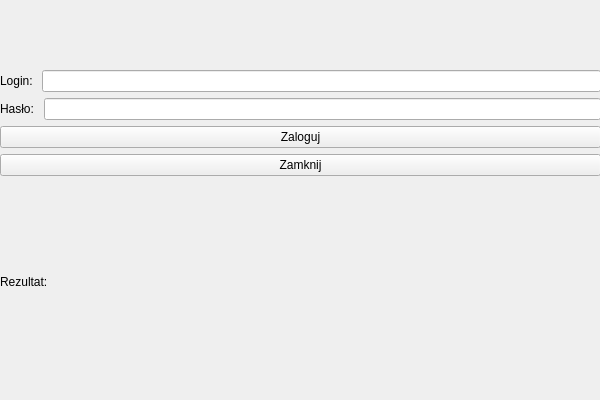
<?xml version="1.0" encoding="UTF-8"?>
<ui version="4.0">
 <class>LoginForm</class>
 <widget class="QWidget" name="LoginForm">
  <property name="geometry">
   <rect>
    <x>0</x>
    <y>0</y>
    <width>600</width>
    <height>400</height>
   </rect>
  </property>
  <property name="windowTitle">
   <string>Form</string>
  </property>
  <widget class="QWidget" name="verticalLayoutWidget">
   <property name="geometry">
    <rect>
     <x>0</x>
     <y>70</y>
     <width>601</width>
     <height>311</height>
    </rect>
   </property>
   <layout class="QVBoxLayout" name="verticalLayout_2">
    <item>
     <layout class="QHBoxLayout" name="horizontalLayout_3">
      <item>
       <widget class="QLabel" name="label_3">
        <property name="text">
         <string>Login: </string>
        </property>
       </widget>
      </item>
      <item>
       <widget class="QLineEdit" name="loginInput"/>
      </item>
     </layout>
    </item>
    <item>
     <layout class="QHBoxLayout" name="horizontalLayout_4">
      <item>
       <widget class="QLabel" name="label_4">
        <property name="text">
         <string>Hasło: </string>
        </property>
       </widget>
      </item>
      <item>
       <widget class="QLineEdit" name="passwordInput"/>
      </item>
     </layout>
    </item>
    <item>
     <layout class="QVBoxLayout" name="verticalLayout_4">
      <item>
       <widget class="QPushButton" name="loginButton">
        <property name="styleSheet">
         <string notr="true">QToolTip {
    border: 1px solid #76797C;
    background-color: #5A7566;
    color: white;
    padding: 0px;                /*remove padding, for fix combobox tooltip.*/
    opacity: 200;
}

QWidget {
    color: #eff0f1;
    background-color: #31363b;
    selection-background-color: #3daee9;
    selection-color: #eff0f1;
    background-clip: border;
    border-image: none;
    border: 0px transparent black;
    outline: 0;
}

QWidget:item:hover {
    background-color: #18465d;
    color: #eff0f1;
}

QWidget:item:selected {
    background-color: #18465d;
}

QCheckBox {
    spacing: 5px;
    outline: none;
    color: #eff0f1;
    margin-bottom: 2px;
}

QCheckBox:disabled {
    color: #76797C;
}

QCheckBox::indicator,
QGroupBox::indicator {
    width: 18px;
    height: 18px;
}

QGroupBox::indicator {
    margin-left: 2px;
}

QCheckBox::indicator:unchecked,
QGroupBox::indicator:unchecked {
    image: url(:/qss_icons/rc/checkbox_unchecked.png);
}

QCheckBox::indicator:unchecked:hover,
QCheckBox::indicator:unchecked:focus,
QCheckBox::indicator:unchecked:pressed,
QGroupBox::indicator:unchecked:hover,
QGroupBox::indicator:unchecked:focus,
QGroupBox::indicator:unchecked:pressed {
    border: none;
    image: url(:/qss_icons/rc/checkbox_unchecked_focus.png);
}

QCheckBox::indicator:checked,
QGroupBox::indicator:checked {
    image: url(:/qss_icons/rc/checkbox_checked.png);
}

QCheckBox::indicator:checked:hover,
QCheckBox::indicator:checked:focus,
QCheckBox::indicator:checked:pressed,
QGroupBox::indicator:checked:hover,
QGroupBox::indicator:checked:focus,
QGroupBox::indicator:checked:pressed {
    border: none;
    image: url(:/qss_icons/rc/checkbox_checked_focus.png);
}

QCheckBox::indicator:indeterminate {
    image: url(:/qss_icons/rc/checkbox_indeterminate.png);
}

QCheckBox::indicator:indeterminate:focus,
QCheckBox::indicator:indeterminate:hover,
QCheckBox::indicator:indeterminate:pressed {
    image: url(:/qss_icons/rc/checkbox_indeterminate_focus.png);
}

QCheckBox::indicator:checked:disabled,
QGroupBox::indicator:checked:disabled {
    image: url(:/qss_icons/rc/checkbox_checked_disabled.png);
}

QCheckBox::indicator:unchecked:disabled,
QGroupBox::indicator:unchecked:disabled {
    image: url(:/qss_icons/rc/checkbox_unchecked_disabled.png);
}

QRadioButton {
    spacing: 5px;
    outline: none;
    color: #eff0f1;
    margin-bottom: 2px;
}

QRadioButton:disabled {
    color: #76797C;
}

QRadioButton::indicator {
    width: 21px;
    height: 21px;
}

QRadioButton::indicator:unchecked {
    image: url(:/qss_icons/rc/radio_unchecked.png);
}

QRadioButton::indicator:unchecked:hover,
QRadioButton::indicator:unchecked:focus,
QRadioButton::indicator:unchecked:pressed {
    border: none;
    outline: none;
    image: url(:/qss_icons/rc/radio_unchecked_focus.png);
}

QRadioButton::indicator:checked {
    border: none;
    outline: none;
    image: url(:/qss_icons/rc/radio_checked.png);
}

QRadioButton::indicator:checked:hover,
QRadioButton::indicator:checked:focus,
QRadioButton::indicator:checked:pressed {
    border: none;
    outline: none;
    image: url(:/qss_icons/rc/radio_checked_focus.png);
}

QRadioButton::indicator:checked:disabled {
    outline: none;
    image: url(:/qss_icons/rc/radio_checked_disabled.png);
}

QRadioButton::indicator:unchecked:disabled {
    image: url(:/qss_icons/rc/radio_unchecked_disabled.png);
}

QMenuBar {
    background-color: #31363b;
    color: #eff0f1;
}

QMenuBar::item {
    background: transparent;
}

QMenuBar::item:selected {
    background: transparent;
    border: 1px solid #76797C;
}

QMenuBar::item:pressed {
    border: 1px solid #76797C;
    background-color: #3daee9;
    color: #eff0f1;
    margin-bottom: -1px;
    padding-bottom: 1px;
}

QMenu {
    border: 1px solid #76797C;
    color: #eff0f1;
    margin: 2px;
}

QMenu::icon {
    margin: 5px;
}

QMenu::item {
    padding: 5px 30px 5px 30px;
    border: 1px solid transparent;
    /* reserve space for selection border */
}

QMenu::item:selected {
    color: #eff0f1;
}

QMenu::separator {
    height: 2px;
    background: lightblue;
    margin-left: 10px;
    margin-right: 5px;
}

QMenu::indicator {
    width: 18px;
    height: 18px;
}


/* non-exclusive indicator = check box style indicator
   (see QActionGroup::setExclusive) */

QMenu::indicator:non-exclusive:unchecked {
    image: url(:/qss_icons/rc/checkbox_unchecked.png);
}

QMenu::indicator:non-exclusive:unchecked:selected {
    image: url(:/qss_icons/rc/checkbox_unchecked_disabled.png);
}

QMenu::indicator:non-exclusive:checked {
    image: url(:/qss_icons/rc/checkbox_checked.png);
}

QMenu::indicator:non-exclusive:checked:selected {
    image: url(:/qss_icons/rc/checkbox_checked_disabled.png);
}


/* exclusive indicator = radio button style indicator (see QActionGroup::setExclusive) */

QMenu::indicator:exclusive:unchecked {
    image: url(:/qss_icons/rc/radio_unchecked.png);
}

QMenu::indicator:exclusive:unchecked:selected {
    image: url(:/qss_icons/rc/radio_unchecked_disabled.png);
}

QMenu::indicator:exclusive:checked {
    image: url(:/qss_icons/rc/radio_checked.png);
}

QMenu::indicator:exclusive:checked:selected {
    image: url(:/qss_icons/rc/radio_checked_disabled.png);
}

QMenu::right-arrow {
    margin: 5px;
    image: url(:/qss_icons/rc/right_arrow.png)
}

QWidget:disabled {
    color: #454545;
    background-color: #31363b;
}

QAbstractItemView {
    alternate-background-color: #31363b;
    color: #eff0f1;
    border: 1px solid #3A3939;
    border-radius: 2px;
}

QWidget:focus,
QMenuBar:focus {
    border: 1px solid #3daee9;
}

QTabWidget:focus,
QCheckBox:focus,
QRadioButton:focus,
QSlider:focus {
    border: none;
}

QLineEdit {
    background-color: #232629;
    padding: 5px;
    border-style: solid;
    border: 1px solid #76797C;
    border-radius: 2px;
    color: #eff0f1;
}

QAbstractItemView QLineEdit {
    padding: 0;
}

QGroupBox {
    border: 1px solid #76797C;
    border-radius: 2px;
    margin-top: 20px;
}

QGroupBox::title {
    subcontrol-origin: margin;
    subcontrol-position: top center;
    padding-left: 10px;
    padding-right: 10px;
    padding-top: 10px;
}

QAbstractScrollArea {
    border-radius: 2px;
    border: 1px solid #76797C;
    background-color: transparent;
}

QScrollBar:horizontal {
    height: 15px;
    margin: 3px 15px 3px 15px;
    border: 1px transparent #2A2929;
    border-radius: 4px;
    background-color: #2A2929;
}

QScrollBar::handle:horizontal {
    background-color: #605F5F;
    min-width: 5px;
    border-radius: 4px;
}

QScrollBar::add-line:horizontal {
    margin: 0px 3px 0px 3px;
    border-image: url(:/qss_icons/rc/right_arrow_disabled.png);
    width: 10px;
    height: 10px;
    subcontrol-position: right;
    subcontrol-origin: margin;
}

QScrollBar::sub-line:horizontal {
    margin: 0px 3px 0px 3px;
    border-image: url(:/qss_icons/rc/left_arrow_disabled.png);
    height: 10px;
    width: 10px;
    subcontrol-position: left;
    subcontrol-origin: margin;
}

QScrollBar::add-line:horizontal:hover,
QScrollBar::add-line:horizontal:on {
    border-image: url(:/qss_icons/rc/right_arrow.png);
    height: 10px;
    width: 10px;
    subcontrol-position: right;
    subcontrol-origin: margin;
}

QScrollBar::sub-line:horizontal:hover,
QScrollBar::sub-line:horizontal:on {
    border-image: url(:/qss_icons/rc/left_arrow.png);
    height: 10px;
    width: 10px;
    subcontrol-position: left;
    subcontrol-origin: margin;
}

QScrollBar::up-arrow:horizontal,
QScrollBar::down-arrow:horizontal {
    background: none;
}

QScrollBar::add-page:horizontal,
QScrollBar::sub-page:horizontal {
    background: none;
}

QScrollBar:vertical {
    background-color: #2A2929;
    width: 15px;
    margin: 15px 3px 15px 3px;
    border: 1px transparent #2A2929;
    border-radius: 4px;
}

QScrollBar::handle:vertical {
    background-color: #605F5F;
    min-height: 5px;
    border-radius: 4px;
}

QScrollBar::sub-line:vertical {
    margin: 3px 0px 3px 0px;
    border-image: url(:/qss_icons/rc/up_arrow_disabled.png);
    height: 10px;
    width: 10px;
    subcontrol-position: top;
    subcontrol-origin: margin;
}

QScrollBar::add-line:vertical {
    margin: 3px 0px 3px 0px;
    border-image: url(:/qss_icons/rc/down_arrow_disabled.png);
    height: 10px;
    width: 10px;
    subcontrol-position: bottom;
    subcontrol-origin: margin;
}

QScrollBar::sub-line:vertical:hover,
QScrollBar::sub-line:vertical:on {
    border-image: url(:/qss_icons/rc/up_arrow.png);
    height: 10px;
    width: 10px;
    subcontrol-position: top;
    subcontrol-origin: margin;
}

QScrollBar::add-line:vertical:hover,
QScrollBar::add-line:vertical:on {
    border-image: url(:/qss_icons/rc/down_arrow.png);
    height: 10px;
    width: 10px;
    subcontrol-position: bottom;
    subcontrol-origin: margin;
}

QScrollBar::up-arrow:vertical,
QScrollBar::down-arrow:vertical {
    background: none;
}

QScrollBar::add-page:vertical,
QScrollBar::sub-page:vertical {
    background: none;
}

QTextEdit {
    background-color: #232629;
    color: #eff0f1;
    border: 1px solid #76797C;
}

QPlainTextEdit {
    background-color: #232629;
    ;
    color: #eff0f1;
    border-radius: 2px;
    border: 1px solid #76797C;
}

QHeaderView::section {
    background-color: #76797C;
    color: #eff0f1;
    padding: 5px;
    border: 1px solid #76797C;
}

QSizeGrip {
    image: url(:/qss_icons/rc/sizegrip.png);
    width: 12px;
    height: 12px;
}

QMainWindow::separator {
    background-color: #31363b;
    color: white;
    padding-left: 4px;
    spacing: 2px;
    border: 1px dashed #76797C;
}

QMainWindow::separator:hover {
    background-color: #787876;
    color: white;
    padding-left: 4px;
    border: 1px solid #76797C;
    spacing: 2px;
}

QMenu::separator {
    height: 1px;
    background-color: #76797C;
    color: white;
    padding-left: 4px;
    margin-left: 10px;
    margin-right: 5px;
}

QFrame {
    border-radius: 2px;
    border: 1px solid #76797C;
}

QFrame[frameShape=&quot;0&quot;] {
    border-radius: 2px;
    border: 1px transparent #76797C;
}

QStackedWidget {
    border: 1px transparent black;
}

QToolBar {
    border: 1px transparent #393838;
    background: 1px solid #31363b;
    font-weight: bold;
}

QToolBar::handle:horizontal {
    image: url(:/qss_icons/rc/Hmovetoolbar.png);
}

QToolBar::handle:vertical {
    image: url(:/qss_icons/rc/Vmovetoolbar.png);
}

QToolBar::separator:horizontal {
    image: url(:/qss_icons/rc/Hsepartoolbar.png);
}

QToolBar::separator:vertical {
    image: url(:/qss_icons/rc/Vsepartoolbar.png);
}

QToolButton#qt_toolbar_ext_button {
    background: #58595a
}

QPushButton {
    color: #eff0f1;
    background-color: #31363b;
    border-width: 1px;
    border-color: #76797C;
    border-style: solid;
    padding: 5px;
    border-radius: 2px;
    outline: none;
}

QPushButton:disabled {
    background-color: #31363b;
    border-width: 1px;
    border-color: #454545;
    border-style: solid;
    padding-top: 5px;
    padding-bottom: 5px;
    padding-left: 10px;
    padding-right: 10px;
    border-radius: 2px;
    color: #454545;
}

QPushButton:focus {
    background-color: #3daee9;
    color: white;
}

QPushButton:pressed {
    background-color: #3daee9;
    padding-top: -15px;
    padding-bottom: -17px;
}

QComboBox {
    selection-background-color: #3daee9;
    border-style: solid;
    border: 1px solid #76797C;
    border-radius: 2px;
    padding: 5px;
    min-width: 75px;
}

QPushButton:checked {
    background-color: #76797C;
    border-color: #6A6969;
}

QComboBox:hover,
QPushButton:hover,
QAbstractSpinBox:hover,
QLineEdit:hover,
QTextEdit:hover,
QPlainTextEdit:hover,
QAbstractView:hover,
QTreeView:hover {
    border: 1px solid #3daee9;
    color: #eff0f1;
}

QComboBox:on {
    padding-top: 3px;
    padding-left: 4px;
    selection-background-color: #4a4a4a;
}

QComboBox QAbstractItemView {
    background-color: #232629;
    border-radius: 2px;
    border: 1px solid #76797C;
    selection-background-color: #18465d;
}

QComboBox::drop-down {
    subcontrol-origin: padding;
    subcontrol-position: top right;
    width: 15px;
    border-left-width: 0px;
    border-left-color: darkgray;
    border-left-style: solid;
    border-top-right-radius: 3px;
    border-bottom-right-radius: 3px;
}

QComboBox::down-arrow {
    image: url(:/qss_icons/rc/down_arrow_disabled.png);
}

QComboBox::down-arrow:on,
QComboBox::down-arrow:hover,
QComboBox::down-arrow:focus {
    image: url(:/qss_icons/rc/down_arrow.png);
}

QAbstractSpinBox {
    padding: 5px;
    border: 1px solid #76797C;
    background-color: #232629;
    color: #eff0f1;
    border-radius: 2px;
    min-width: 75px;
}

QAbstractSpinBox:up-button {
    background-color: transparent;
    subcontrol-origin: border;
    subcontrol-position: center right;
}

QAbstractSpinBox:down-button {
    background-color: transparent;
    subcontrol-origin: border;
    subcontrol-position: center left;
}

QAbstractSpinBox::up-arrow,
QAbstractSpinBox::up-arrow:disabled,
QAbstractSpinBox::up-arrow:off {
    image: url(:/qss_icons/rc/up_arrow_disabled.png);
    width: 10px;
    height: 10px;
}

QAbstractSpinBox::up-arrow:hover {
    image: url(:/qss_icons/rc/up_arrow.png);
}

QAbstractSpinBox::down-arrow,
QAbstractSpinBox::down-arrow:disabled,
QAbstractSpinBox::down-arrow:off {
    image: url(:/qss_icons/rc/down_arrow_disabled.png);
    width: 10px;
    height: 10px;
}

QAbstractSpinBox::down-arrow:hover {
    image: url(:/qss_icons/rc/down_arrow.png);
}

QLabel {
    border: 0px solid black;
}

QTabWidget {
    border: 0px transparent black;
}

QTabWidget::pane {
    border: 1px solid #76797C;
    padding: 5px;
    margin: 0px;
}

QTabWidget::tab-bar {
    /* left: 5px; move to the right by 5px */
}

QTabBar {
    qproperty-drawBase: 0;
    border-radius: 3px;
}

QTabBar:focus {
    border: 0px transparent black;
}

QTabBar::close-button {
    image: url(:/qss_icons/rc/close.png);
    background: transparent;
}

QTabBar::close-button:hover {
    image: url(:/qss_icons/rc/close-hover.png);
    background: transparent;
}

QTabBar::close-button:pressed {
    image: url(:/qss_icons/rc/close-pressed.png);
    background: transparent;
}


/* TOP TABS */

QTabBar::tab:top {
    color: #eff0f1;
    border: 1px solid #76797C;
    border-bottom: 1px transparent black;
    background-color: #31363b;
    padding: 5px;
    min-width: 50px;
    border-top-left-radius: 2px;
    border-top-right-radius: 2px;
}

QTabBar::tab:top:selected {
    color: #eff0f1;
    background-color: #54575B;
    border: 1px solid #76797C;
    border-bottom: 2px solid #3daee9;
    border-top-left-radius: 2px;
    border-top-right-radius: 2px;
}

QTabBar::tab:top:!selected:hover {
    background-color: #3daee9;
}


/* BOTTOM TABS */

QTabBar::tab:bottom {
    color: #eff0f1;
    border: 1px solid #76797C;
    border-top: 1px transparent black;
    background-color: #31363b;
    padding: 5px;
    border-bottom-left-radius: 2px;
    border-bottom-right-radius: 2px;
    min-width: 50px;
}

QTabBar::tab:bottom:selected {
    color: #eff0f1;
    background-color: #54575B;
    border: 1px solid #76797C;
    border-top: 2px solid #3daee9;
    border-bottom-left-radius: 2px;
    border-bottom-right-radius: 2px;
}

QTabBar::tab:bottom:!selected:hover {
    background-color: #3daee9;
}


/* LEFT TABS */

QTabBar::tab:left {
    color: #eff0f1;
    border: 1px solid #76797C;
    border-left: 1px transparent black;
    background-color: #31363b;
    padding: 5px;
    border-top-right-radius: 2px;
    border-bottom-right-radius: 2px;
    min-height: 50px;
}

QTabBar::tab:left:selected {
    color: #eff0f1;
    background-color: #54575B;
    border: 1px solid #76797C;
    border-left: 2px solid #3daee9;
    border-top-right-radius: 2px;
    border-bottom-right-radius: 2px;
}

QTabBar::tab:left:!selected:hover {
    background-color: #3daee9;
}


/* RIGHT TABS */

QTabBar::tab:right {
    color: #eff0f1;
    border: 1px solid #76797C;
    border-right: 1px transparent black;
    background-color: #31363b;
    padding: 5px;
    border-top-left-radius: 2px;
    border-bottom-left-radius: 2px;
    min-height: 50px;
}

QTabBar::tab:right:selected {
    color: #eff0f1;
    background-color: #54575B;
    border: 1px solid #76797C;
    border-right: 2px solid #3daee9;
    border-top-left-radius: 2px;
    border-bottom-left-radius: 2px;
}

QTabBar::tab:right:!selected:hover {
    background-color: #3daee9;
}

QTabBar QToolButton::right-arrow:enabled {
    image: url(:/qss_icons/rc/right_arrow.png);
}

QTabBar QToolButton::left-arrow:enabled {
    image: url(:/qss_icons/rc/left_arrow.png);
}

QTabBar QToolButton::right-arrow:disabled {
    image: url(:/qss_icons/rc/right_arrow_disabled.png);
}

QTabBar QToolButton::left-arrow:disabled {
    image: url(:/qss_icons/rc/left_arrow_disabled.png);
}

QDockWidget {
    background: #31363b;
    border: 1px solid #403F3F;
    titlebar-close-icon: url(:/qss_icons/rc/close.png);
    titlebar-normal-icon: url(:/qss_icons/rc/undock.png);
}

QDockWidget::close-button,
QDockWidget::float-button {
    border: 1px solid transparent;
    border-radius: 2px;
    background: transparent;
}

QDockWidget::close-button:hover,
QDockWidget::float-button:hover {
    background: rgba(255, 255, 255, 10);
}

QDockWidget::close-button:pressed,
QDockWidget::float-button:pressed {
    padding: 1px -1px -1px 1px;
    background: rgba(255, 255, 255, 10);
}

QTreeView,
QListView {
    border: 1px solid #76797C;
    background-color: #232629;
}

QTreeView:branch:selected,
QTreeView:branch:hover {
    background: url(:/qss_icons/rc/transparent.png);
}

QTreeView::branch:has-siblings:!adjoins-item {
    border-image: url(:/qss_icons/rc/transparent.png);
}

QTreeView::branch:has-siblings:adjoins-item {
    border-image: url(:/qss_icons/rc/transparent.png);
}

QTreeView::branch:!has-children:!has-siblings:adjoins-item {
    border-image: url(:/qss_icons/rc/transparent.png);
}

QTreeView::branch:has-children:!has-siblings:closed,
QTreeView::branch:closed:has-children:has-siblings {
    image: url(:/qss_icons/rc/branch_closed.png);
}

QTreeView::branch:open:has-children:!has-siblings,
QTreeView::branch:open:has-children:has-siblings {
    image: url(:/qss_icons/rc/branch_open.png);
}

QTreeView::branch:has-children:!has-siblings:closed:hover,
QTreeView::branch:closed:has-children:has-siblings:hover {
    image: url(:/qss_icons/rc/branch_closed-on.png);
}

QTreeView::branch:open:has-children:!has-siblings:hover,
QTreeView::branch:open:has-children:has-siblings:hover {
    image: url(:/qss_icons/rc/branch_open-on.png);
}

QListView::item:!selected:hover,
QTreeView::item:!selected:hover {
    background: #18465d;
    outline: 0;
    color: #eff0f1
}

QListView::item:selected:hover,
QTreeView::item:selected:hover {
    background: #287399;
    color: #eff0f1;
}

QTreeView::indicator:checked,
QListView::indicator:checked {
    image: url(:/qss_icons/rc/checkbox_checked.png);
}

QTreeView::indicator:unchecked,
QListView::indicator:unchecked {
    image: url(:/qss_icons/rc/checkbox_unchecked.png);
}

QTreeView::indicator:indeterminate,
QListView::indicator:indeterminate {
    image: url(:/qss_icons/rc/checkbox_indeterminate.png);
}

QTreeView::indicator:checked:hover,
QTreeView::indicator:checked:focus,
QTreeView::indicator:checked:pressed,
QListView::indicator:checked:hover,
QListView::indicator:checked:focus,
QListView::indicator:checked:pressed {
    image: url(:/qss_icons/rc/checkbox_checked_focus.png);
}

QTreeView::indicator:unchecked:hover,
QTreeView::indicator:unchecked:focus,
QTreeView::indicator:unchecked:pressed,
QListView::indicator:unchecked:hover,
QListView::indicator:unchecked:focus,
QListView::indicator:unchecked:pressed {
    image: url(:/qss_icons/rc/checkbox_unchecked_focus.png);
}

QTreeView::indicator:indeterminate:hover,
QTreeView::indicator:indeterminate:focus,
QTreeView::indicator:indeterminate:pressed,
QListView::indicator:indeterminate:hover,
QListView::indicator:indeterminate:focus,
QListView::indicator:indeterminate:pressed {
    image: url(:/qss_icons/rc/checkbox_indeterminate_focus.png);
}

QSlider::groove:horizontal {
    border: 1px solid #565a5e;
    height: 4px;
    background: #565a5e;
    margin: 0px;
    border-radius: 2px;
}

QSlider::handle:horizontal {
    background: #232629;
    border: 1px solid #565a5e;
    width: 16px;
    height: 16px;
    margin: -8px 0;
    border-radius: 9px;
}

QSlider::sub-page:horizontal {
    border: 1px solid #565a5e;
    height: 4px;
    background: #3daee9;
    margin: 0px;
    border-radius: 2px;
}

QSlider::groove:vertical {
    border: 1px solid #565a5e;
    width: 4px;
    background: #565a5e;
    margin: 0px;
    border-radius: 3px;
}

QSlider::handle:vertical {
    background: #232629;
    border: 1px solid #565a5e;
    width: 16px;
    height: 16px;
    margin: 0 -8px;
    border-radius: 9px;
}

QSlider::sub-page:vertical {
    border: 1px solid #565a5e;
    width: 4px;
    background: #3daee9;
    margin: 0px;
    border-radius: 3px;
}

QToolButton {
    background-color: transparent;
    border: 1px transparent #76797C;
    border-radius: 2px;
    margin: 3px;
    padding: 5px;
}

QToolButton[popupMode=&quot;1&quot;] {
    /* only for MenuButtonPopup */
    padding-right: 20px;
    /* make way for the popup button */
    border: 1px #76797C;
    border-radius: 5px;
}

QToolButton[popupMode=&quot;2&quot;] {
    /* only for InstantPopup */
    padding-right: 10px;
    /* make way for the popup button */
    border: 1px #76797C;
}

QToolButton:hover,
QToolButton::menu-button:hover {
    background-color: transparent;
    border: 1px solid #3daee9;
    padding: 5px;
}

QToolButton:checked,
QToolButton:pressed,
QToolButton::menu-button:pressed {
    background-color: #3daee9;
    border: 1px solid #3daee9;
    padding: 5px;
}


/* the subcontrol below is used only in the InstantPopup or DelayedPopup mode */

QToolButton::menu-indicator {
    image: url(:/qss_icons/rc/down_arrow.png);
    top: -7px;
    left: -2px;
    /* shift it a bit */
}


/* the subcontrols below are used only in the MenuButtonPopup mode */

QToolButton::menu-button {
    border: 1px transparent #76797C;
    border-top-right-radius: 6px;
    border-bottom-right-radius: 6px;
    /* 16px width + 4px for border = 20px allocated above */
    width: 16px;
    outline: none;
}

QToolButton::menu-arrow {
    image: url(:/qss_icons/rc/down_arrow.png);
}

QToolButton::menu-arrow:open {
    border: 1px solid #76797C;
}

QPushButton::menu-indicator {
    subcontrol-origin: padding;
    subcontrol-position: bottom right;
    bottom: 5px;
}

QTableView {
    border: 1px solid #76797C;
    gridline-color: #31363b;
    background-color: #232629;
}

QTableView,
QHeaderView {
    border-radius: 0px;
}

QTableView::item:pressed,
QListView::item:pressed,
QTreeView::item:pressed {
    background: #18465d;
    color: #eff0f1;
}

QTableView::item:selected:active,
QTreeView::item:selected:active,
QListView::item:selected:active {
    background: #287399;
    color: #eff0f1;
}

QHeaderView {
    background-color: #31363b;
    border: 1px transparent;
    border-radius: 0px;
    margin: 0px;
    padding: 0px;
}

QHeaderView::section {
    background-color: #31363b;
    color: #eff0f1;
    padding: 5px;
    border: 1px solid #76797C;
    border-radius: 0px;
    text-align: center;
}

QHeaderView::section::vertical::first,
QHeaderView::section::vertical::only-one {
    border-top: 1px solid #76797C;
}

QHeaderView::section::vertical {
    border-top: transparent;
}

QHeaderView::section::horizontal::first,
QHeaderView::section::horizontal::only-one {
    border-left: 1px solid #76797C;
}

QHeaderView::section::horizontal {
    border-left: transparent;
}

QHeaderView::section:checked {
    color: white;
    background-color: #334e5e;
}


/* style the sort indicator */

QHeaderView::down-arrow {
    image: url(:/qss_icons/rc/down_arrow.png);
}

QHeaderView::up-arrow {
    image: url(:/qss_icons/rc/up_arrow.png);
}

QTableCornerButton::section {
    background-color: #31363b;
    border: 1px transparent #76797C;
    border-radius: 0px;
}

QToolBox {
    padding: 5px;
    border: 1px transparent black;
}

QToolBox::tab {
    color: #eff0f1;
    background-color: #31363b;
    border: 1px solid #76797C;
    border-bottom: 1px transparent #31363b;
    border-top-left-radius: 5px;
    border-top-right-radius: 5px;
}

QToolBox::tab:selected {
    /* italicize selected tabs */
    font: italic;
    background-color: #31363b;
    border-color: #3daee9;
}

QStatusBar::item {
    border: 0px transparent dark;
}

QFrame[height=&quot;3&quot;],
QFrame[width=&quot;3&quot;] {
    background-color: #76797C;
}

QSplitter::handle {
    border: 1px dashed #76797C;
}

QSplitter::handle:hover {
    background-color: #787876;
    border: 1px solid #76797C;
}

QSplitter::handle:horizontal {
    width: 1px;
}

QSplitter::handle:vertical {
    height: 1px;
}

QProgressBar {
    border: 1px solid #76797C;
    border-radius: 5px;
    text-align: center;
}

QProgressBar::chunk {
    background-color: #05B8CC;
}

QDateEdit {
    selection-background-color: #3daee9;
    border-style: solid;
    border: 1px solid #3375A3;
    border-radius: 2px;
    padding: 1px;
    min-width: 75px;
}

QDateEdit:on {
    padding-top: 3px;
    padding-left: 4px;
    selection-background-color: #4a4a4a;
}

QDateEdit QAbstractItemView {
    background-color: #232629;
    border-radius: 2px;
    border: 1px solid #3375A3;
    selection-background-color: #3daee9;
}

QDateEdit::drop-down {
    subcontrol-origin: padding;
    subcontrol-position: top right;
    width: 15px;
    border-left-width: 0px;
    border-left-color: darkgray;
    border-left-style: solid;
    border-top-right-radius: 3px;
    border-bottom-right-radius: 3px;
}

QDateEdit::down-arrow {
    image: url(:/qss_icons/rc/down_arrow_disabled.png);
}

QDateEdit::down-arrow:on,
QDateEdit::down-arrow:hover,
QDateEdit::down-arrow:focus {
    image: url(:/qss_icons/rc/down_arrow.png);
}
</string>
        </property>
        <property name="text">
         <string>Zaloguj</string>
        </property>
       </widget>
      </item>
      <item>
       <widget class="QPushButton" name="closeButton">
        <property name="text">
         <string>Zamknij</string>
        </property>
       </widget>
      </item>
      <item>
       <widget class="QLabel" name="succesLabel">
        <property name="text">
         <string>Rezultat: </string>
        </property>
       </widget>
      </item>
     </layout>
    </item>
   </layout>
  </widget>
 </widget>
 <resources/>
 <connections/>
</ui>
